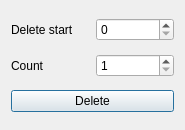
<?xml version="1.0" encoding="UTF-8"?>
<ui version="4.0">
 <class>DeleteDialog</class>
 <widget class="QDialog" name="DeleteDialog">
  <property name="geometry">
   <rect>
    <x>0</x>
    <y>0</y>
    <width>185</width>
    <height>130</height>
   </rect>
  </property>
  <property name="windowTitle">
   <string>Form</string>
  </property>
  <layout class="QGridLayout" name="gridLayout">
   <item row="1" column="0">
    <widget class="QLabel" name="countlabel">
     <property name="text">
      <string>Count</string>
     </property>
    </widget>
   </item>
   <item row="2" column="0" colspan="2">
    <widget class="QPushButton" name="deleteButton">
     <property name="text">
      <string>Delete</string>
     </property>
    </widget>
   </item>
   <item row="1" column="1">
    <widget class="QSpinBox" name="deleteCountBox">
     <property name="minimum">
      <number>1</number>
     </property>
     <property name="maximum">
      <number>100</number>
     </property>
    </widget>
   </item>
   <item row="0" column="0">
    <widget class="QLabel" name="startlabel">
     <property name="text">
      <string>Delete start</string>
     </property>
    </widget>
   </item>
   <item row="0" column="1">
    <widget class="QSpinBox" name="deleteStartBox"/>
   </item>
  </layout>
 </widget>
 <resources/>
 <connections>
  <connection>
   <sender>deleteButton</sender>
   <signal>clicked()</signal>
   <receiver>DeleteDialog</receiver>
   <slot>accept()</slot>
   <hints>
    <hint type="sourcelabel">
     <x>92</x>
     <y>101</y>
    </hint>
    <hint type="destinationlabel">
     <x>92</x>
     <y>64</y>
    </hint>
   </hints>
  </connection>
 </connections>
</ui>
